Frame 1 (no input): blank canvas, image omitted
Frame 60 (the mouse pressed at the canvas centre just before this capture): blank canvas, image omitted
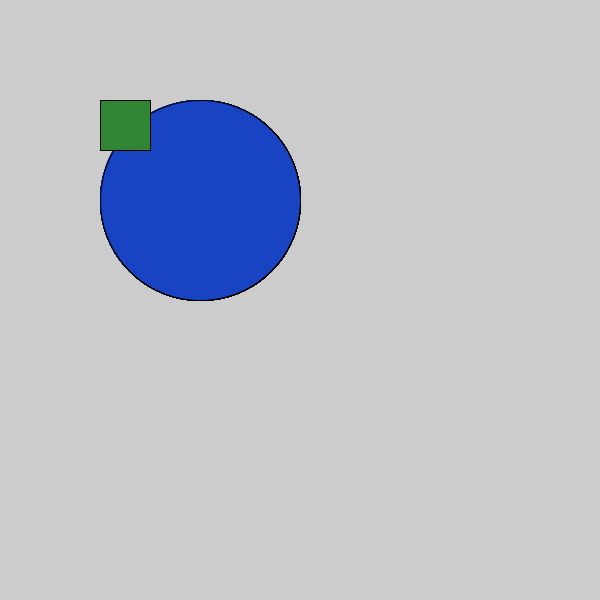
Frame 120 (the mouse held since frame 60 and released just before this capture)

The Processing sketch whose frames 1 and 60 were blank and that drew this single picture after the mouse press (run headless with seeded random() and noise(); from frame 60 on, the mouse is pressed at the canvas centre):

// Processing sketch: LogicalDot
// ── LogicalDot.pde
void setup(){size(600,600);}
void draw(){if(mousePressed){fill(#1844C4); ellipse(200,200,200,200);{fill(#318635); rect(100,100,50,50);}}}
